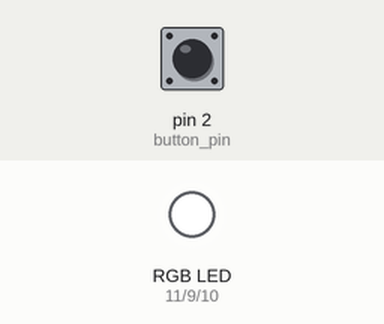
Recording of a sketch running on a simulated Arduino Uno, built with avr-gcc and run on an emulated ATmega328P. Parts: an RGB LED mixed from three pins (HIGH = lit). Inputs (shaded band) come from the test bench; at power-on: pin 2 (button_pin) HIGH.

Above: at 1.2 s.
1.3 s: pin 2 (button_pin) pulled LOW for 0.15 s
At 2.2 s:
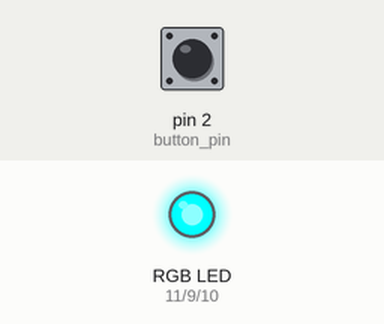
2.9 s: pin 2 (button_pin) pulled LOW for 1 s
At 3.4 s:
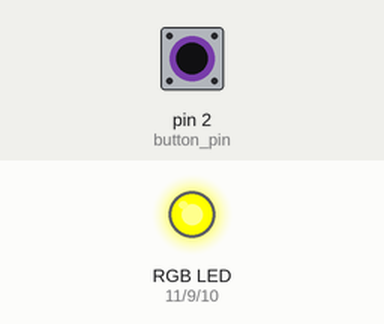
5.4 s: pin 2 (button_pin) pulled LOW for 0.15 s
At 6.5 s:
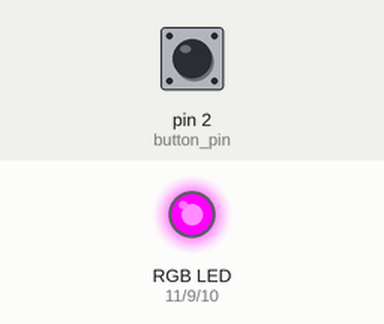
7.0 s: pin 2 (button_pin) pulled LOW for 3.2 s
At 7.7 s:
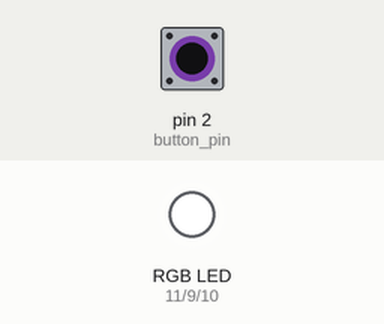
Timing chart, 0 to 10.0 s (numbered marks = the images above; inputs shaded):
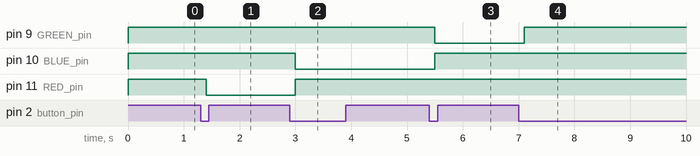

Measured:
- after the input at 1.3 s, pin 11 (RED_pin): HIGH → LOW after 0.10 s
- after the input at 2.9 s, pin 10 (BLUE_pin): HIGH → LOW after 0.10 s; pin 11 (RED_pin): LOW → HIGH after 0.10 s
- after the input at 5.4 s, pin 9 (GREEN_pin): HIGH → LOW after 0.10 s; pin 10 (BLUE_pin): LOW → HIGH after 0.10 s
- after the input at 7.0 s, pin 9 (GREEN_pin): LOW → HIGH after 0.10 s

The sketch:

RGB_ledlight.ino
```cpp
int RED_pin=11;
int BLUE_pin=10;
int GREEN_pin=9;
int button_pin=2;
bool lastButton=HIGH;
int ledstate=0;
bool currentButton=HIGH;
void setup()
{
  pinMode(RED_pin, OUTPUT);
  pinMode(BLUE_pin, OUTPUT);
  pinMode(GREEN_pin, OUTPUT);
  pinMode(button_pin, INPUT);
  setLED(255,255,255);
}

void loop()
{
  currentButton=digitalRead(button_pin);
  if(lastButton==HIGH && currentButton==LOW){
    delay(100);
    ledstate=ledstate+1;
    if(ledstate>3)ledstate=0;
  }
  switch(ledstate){
    case(0):setLED(255,255,255);break;
    case(1):setLED(0,255,255);break;
    case(2):setLED(255,0,255);break;
    case(3):setLED(255,255,0);break;
  }
  lastButton=currentButton;
}
void setLED(int REDval,int BLUEval,int GREENval){
  analogWrite(RED_pin, REDval);
  analogWrite(BLUE_pin, BLUEval);
  analogWrite(GREEN_pin, GREENval);
}
```
